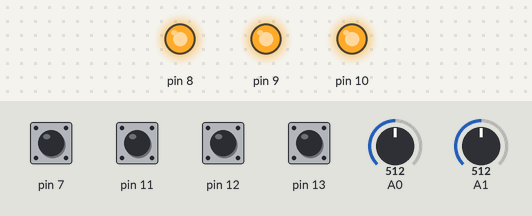
Bench run of a program on a simulated Arduino Uno, built with avr-gcc and run on an emulated ATmega328P. On the bench: output pins drawn as LEDs (lit = HIGH). The inputs (shaded band) are chosen by the test bench; at power-on: pin 7, pin 11–13 HIGH, A0 = 512, A1 = 512.

Above: at 1.2 s.
1.3 s: A0 set to 495
At 2.3 s:
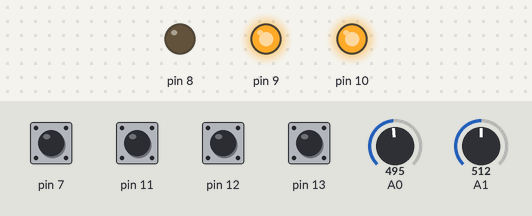
2.8 s: pin 11 pulled LOW for 0.15 s
At 3.6 s:
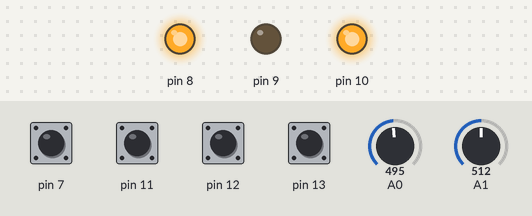
4.5 s: pin 7 pulled LOW for 0.15 s
At 5.8 s:
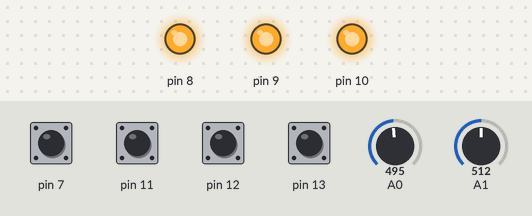
6.1 s: pin 13 pulled LOW for 0.15 s
At 7.3 s:
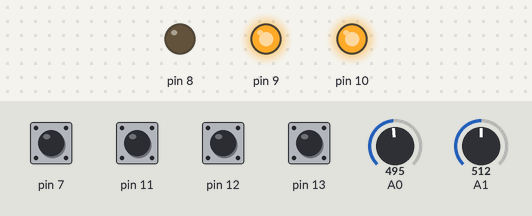
Timing chart, 0 to 8.8 s (numbered marks = the images above; inputs shaded):
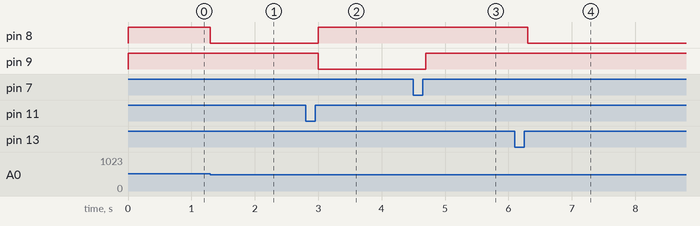

Measured:
- the behaviour switches between 512 and 511 on A0 (found by bisection; images 0 and 1)
- after the input at 1.3 s, pin 8: HIGH → LOW at once
- after the input at 2.8 s, pin 8: LOW → HIGH after 0.20 s; pin 9: HIGH → LOW after 0.20 s
- after the input at 4.5 s, pin 9: LOW → HIGH after 0.20 s
- after the input at 6.1 s, pin 8: HIGH → LOW after 0.20 s

The program:

main.cpp
```cpp
#include <Arduino.h>
#include "controller.h"

CONTROLLER Controller(13, 12, 11, 7, A0, A1);

void setup() {
  Serial.begin(9600);
  Controller.attachMotor(10, 9, 8);
  Controller.attachCommands();
}

void loop() {
  // put your main code here, to run repeatedly:
  //Motor_1.serialTest();
  Controller.controlLoop();
}
```

L298N.cpp
```cpp
#include "L298N.h"

// Motor control
// IN1 IN2
// H    L = Forward
// L    H = Reverse
// H    H = Break and hold/ stop
// L    L = Free running

// Connection Description
// 1 Arduino pin (ex: pin 10) to L298N ENA pin
// 1 Arduino pin (ex: pin 9) to L298N IN1 pin
// 1 Arduino pin (ex: pin 8) to L298N IN2 pin
// Motor + terminal to L298N Motor A left conn
// Motor - terminal to L298N Motor A right conn
// 12V Power Supply + terminal to L298N VMS conn
// 12V Power Supply GND/- terminal to L298N GND conn
// Arduino GND pin to L298N GND conn (sharing it with 12V pwoer supply - terminal)

MCONTROL::MCONTROL(){}

MCONTROL::
MCONTROL(uint8_t ardpinENA, uint8_t ardpinIN1, uint8_t ardpinIN2)
{
  ENA = ardpinENA;
  IN1 = ardpinIN1;
  IN2 = ardpinIN2;
}

void MCONTROL::
setup()
{
  // Set these arduino pins as output
  pinMode(ENA, OUTPUT);
  pinMode(IN1, OUTPUT);
  pinMode(IN2, OUTPUT);
  analogWrite(ENA, 255);

  // Set the motor to break initially
  halt();

  // Set terminal commands for testing
  // Default value is
  // 1 = forward
  // 2 = reverse
  // 3 = Halt
  // 4 = Free run
  // Other numbers = Forward
  setTerminalCommands(1, 2, 3, 4);
}

void MCONTROL::forward() {command(HIGH, LOW);}
void MCONTROL::reverse() {command(LOW, HIGH);}
void MCONTROL::halt(){command(HIGH, HIGH);}
void MCONTROL::freerun() {command(LOW, LOW);}


void MCONTROL::
setTerminalCommands(
  uint8_t fr, uint8_t rev,
  uint8_t st, uint8_t frun)
{
  comForward = fr;
  comReverse = rev;
  comHalt = st;
  comFreerun = frun;
}


void MCONTROL::
serialTest()
{
  if (Serial.available() > 0) {
    testChar = Serial.read() - '0';

    if (testChar != 218) {// Don't run if newline
      Serial.print(testChar);

      if (testChar == comForward) {
        forward();
        Serial.println("-forward");

      } else if (testChar == comReverse) {
        reverse();
        Serial.println("-reverse");

      } else if (testChar == comHalt) {
        halt();
        Serial.println("-halt");

      } else if (testChar == comFreerun) {
        freerun();
        Serial.println("-freerun");

      } else{
        Serial.println("-invalid command");
      }

      // Wait until serial is not available
      while (Serial.available() > 0);
    }
  }
}

void MCONTROL::
command(uint8_t in1, uint8_t in2)
{
  digitalWrite(IN1, in1);
  digitalWrite(IN2, in2);
}
```

L298N.h
```cpp
#ifndef L298N_h
#define L298N_h

#include "Arduino.h"

class MCONTROL {

  public:
  // Constructor and initial setup
    MCONTROL();
    MCONTROL(uint8_t ardpinENA, uint8_t ardpinIN1, uint8_t ardpinIN2);
    void setup();

    // Motor Commands
    void forward();
    void reverse();
    void halt();
    void freerun();

    // Control over over serial
    void setTerminalCommands(
      uint8_t fr, uint8_t rev,
      uint8_t st, uint8_t frun);
    void serialTest();

  private:
    uint8_t ENA;
    uint8_t IN1;
    uint8_t IN2;
    uint8_t testChar;
    uint8_t comForward;
    uint8_t comReverse;
    uint8_t comHalt;
    uint8_t comFreerun;
    void command(uint8_t in1, uint8_t in2);
};

#endif
```

controller.cpp
```cpp
#include "controller.h"

MCONTROL MotorA;

CONTROLLER::CONTROLLER(uint8_t ardpinUP, uint8_t ardpinLEFT,
        uint8_t ardpinDOWN,uint8_t ardpinRIGHT,
        uint8_t ardpinJX, uint8_t ardpinJY){

    // Setup buttons
    btnUP = OneButton(13, true, true);
    btnLEFT = OneButton(12, true, true);
    btnDOWN = OneButton(11, true, true);
    btnRIGHT = OneButton(7, true, true);
    joyX = ardpinJX;
    joyY = ardpinJY;
}


void CONTROLLER::
attachMotor(uint8_t ardpinENA, uint8_t ardpinIN1, uint8_t ardpinIN2)
{
    MotorA = MCONTROL(ardpinENA, ardpinIN1, ardpinIN2);
    MotorA.setup();
}


void CONTROLLER::
attachCommands()
{
   btnUP.attachClick(clickUP);
   btnLEFT.attachClick(clickLEFT);
   btnDOWN.attachClick(clickDOWN);
   btnRIGHT.attachClick(clickRIGHT);
   _joyCommand = joystickMOVE;
}


void CONTROLLER::
controlLoop()
{
    // Update Button States
    btnUP.tick();
    btnLEFT.tick();
    btnDOWN.tick();
    btnRIGHT.tick();

    // Update Joystick states
    _joyCommand(analogRead(joyX), analogRead(joyY));
}


void clickUP()
{
    MotorA.forward();
}


void clickLEFT()
{
    MotorA.halt();
}


void clickDOWN()
{
    MotorA.reverse();
}


void clickRIGHT()
{
    MotorA.halt();
}


int prevJoyState = 1;
void joystickMOVE(int analogX, int analogY){

    // Divide x joystick to 3 different states
    // 0 - Forward
    // 1 - Halt
    // 2 - Reverse
    int xstate = map(analogX, 0, 1023, 0, 2);
    //int ystate = map(analogY, 0, 1023, 0, 2);

    // Dont run commands if we are still on the same joystick state
    // Prevent commands running more than once
    if (xstate == prevJoyState)
    {
        return;
    }

    switch (xstate)
    {
    case 0:
        MotorA.forward();
        break;

    case 1:
        MotorA.halt();
        break;

    case 2:
        MotorA.reverse();
        break;
    }

    // Update prev joy state
    prevJoyState = xstate;
}
```

controller.h
```cpp
#ifndef controller_h
#define controller_h

#include <Arduino.h>
#include "OneButton.h"
#include "L298N.h"

// Commands/Functions to be attached to buttons and joystick
void clickUP();
void clickLEFT();
void clickDOWN();
void clickRIGHT();
void joystickMOVE(int analogX, int analogY);

// Callback function for joystick
// To pass on functions as an argument to another function
extern "C"{
  typedef void (*joycallback)(int valJX, int valJY);
}

class CONTROLLER {

  public:
    CONTROLLER(uint8_t ardpinUP, uint8_t ardpinLEFT,
        uint8_t ardpinDOWN,uint8_t ardpinRIGHT,
        uint8_t ardpinJX, uint8_t ardpinJY);

    // Attach main commands to buttons and joystick
    // Call controlLoop() inside main.cpp loop() please
    void attachMotor(uint8_t ardpinENA, uint8_t ardpinIN1, uint8_t ardpinIN2);
    void attachCommands();
    void controlLoop();

    // Enabling and disabling buttons/joystick inputs
    //void enableButtons();
    //void disableButtons();
    //void enableJoystick();
    //void disableJoystick();

  private:
    OneButton btnUP;
    OneButton btnLEFT;
    OneButton btnDOWN;
    OneButton btnRIGHT;
    OneButton btnJC;
    joycallback _joyCommand;
    uint8_t bEnable;
    uint8_t jEnable;
    uint8_t joyX;
    uint8_t joyY;
};

#endif
```
